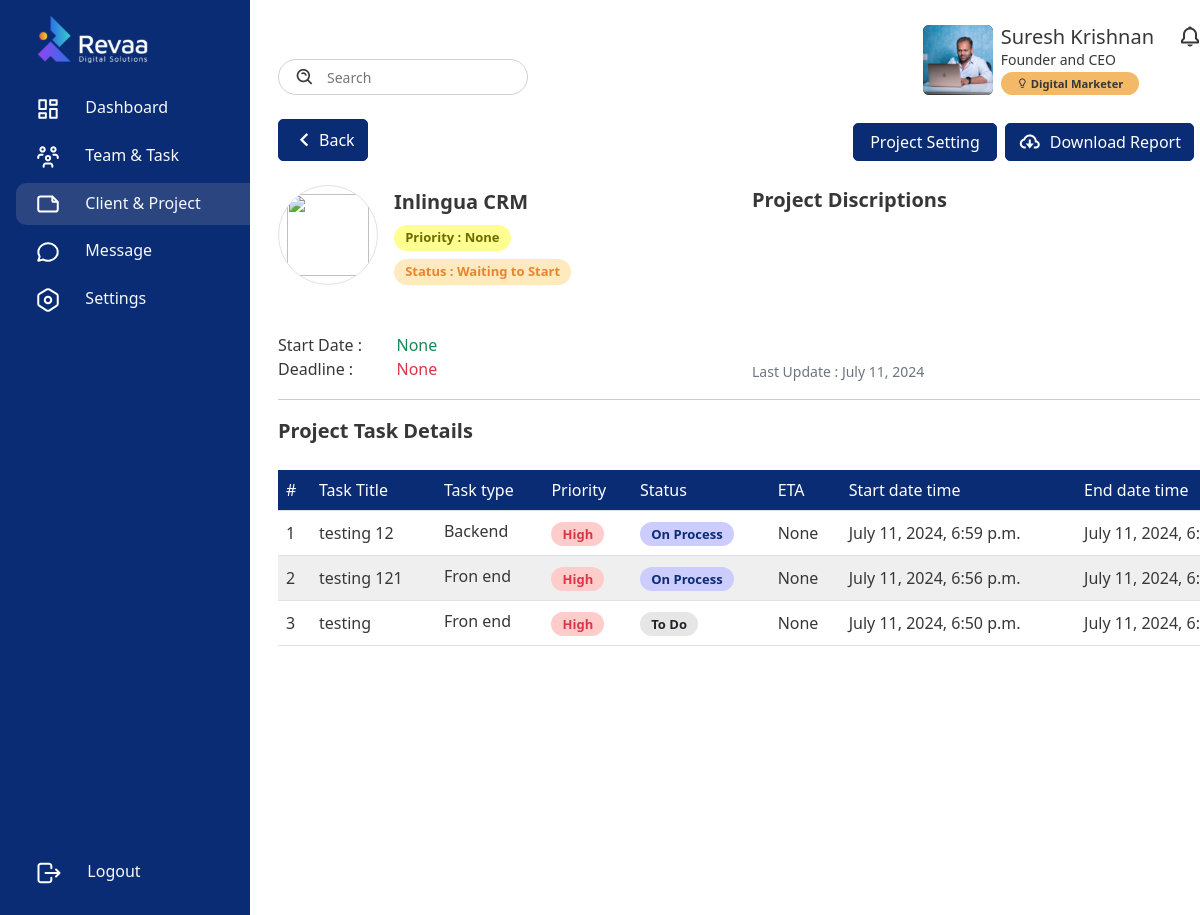
Page /project/5/ (signed in) on the earlier database version.
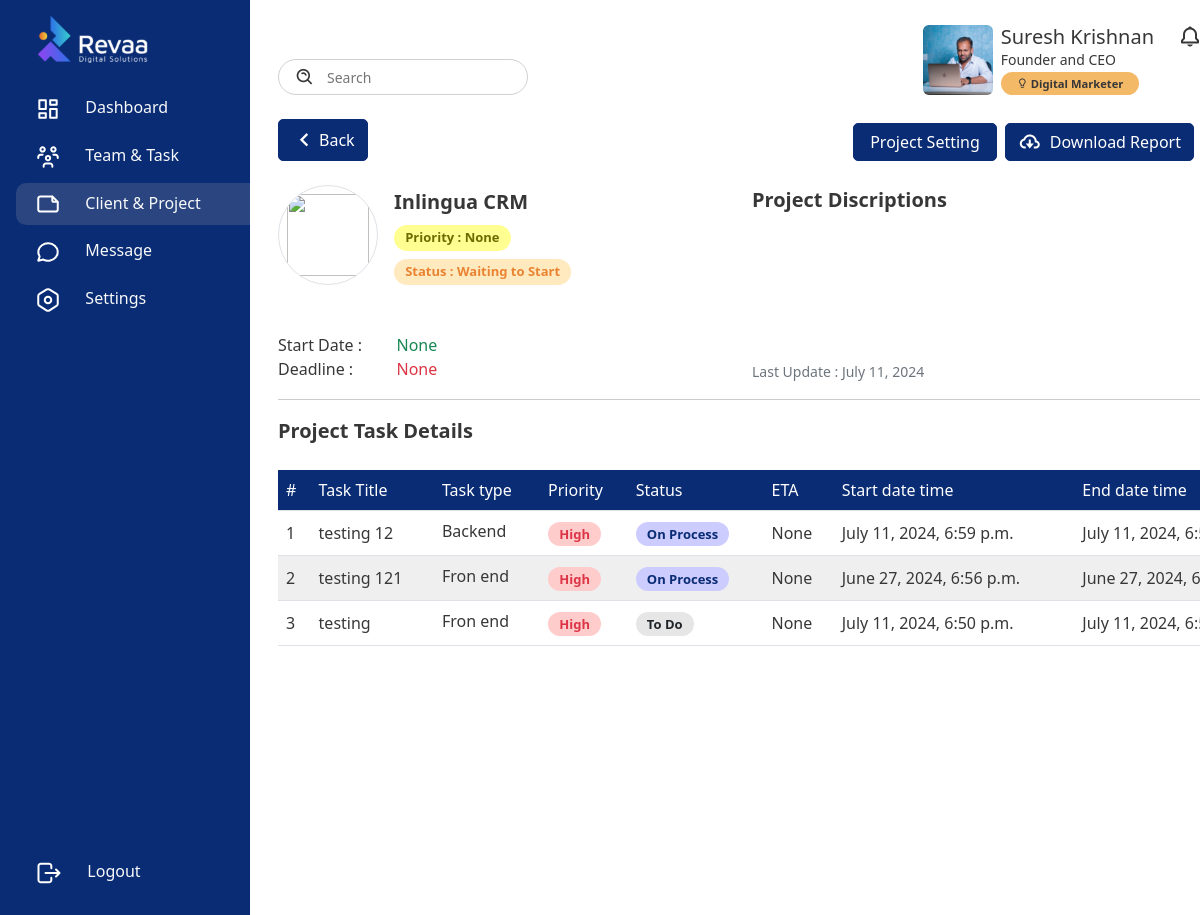
Same page on the later database version.
### frontend/models.py (models this page shows, shortened)
class TaskSheet(models.Model):
    HIGH = 'High'
    MEDIUM = 'Medium'
    LOW = 'Low'
    PRIORITY_CHOICES = [
        (HIGH, 'High'),
        (MEDIUM, 'Medium'),
        (LOW, 'Low'),
    ]
    client = models.ForeignKey(customersTable, on_delete=models.SET_NULL, null=True, blank=True)
    title = models.CharField(max_length=250)
    description = models.TextField(max_length=1000)
    task_type = models.ForeignKey(Type, on_delete=models.CASCADE)
    priority = models.CharField(choices=PRIORITY_CHOICES, max_length=10, null=True, blank=True)
    status = models.ForeignKey(status, on_delete=models.CASCADE)
    start_date_time = models.DateTimeField(null=True, blank=True)
    ETA = models.IntegerField(null=True, blank=True) # Estimated Time of Arrival in minutes/hours/days (specify unit in a comment)
    end_date_time = models.DateTimeField(null=True, blank=True)
    project = models.ForeignKey(Project, on_delete=models.CASCADE)
    assigned_to = models.ForeignKey(EmployeeDetail, related_name='tasks_assigned_to', on_delete=models.CASCADE)
    assigned_from = models.ForeignKey(EmployeeDetail, related_name='tasks_assigned_from', on_delete=models.CASCADE)
    attachment = models.FileField(upload_to=attachment_upload_to, blank=True, null=True)
    hold = models.BooleanField(default=False)
    note_start_time = models.DateTimeField(null=True, blank=True)
    note_end_time = models.DateTimeField(null=True, blank=True)

class Type(models.Model):
    NONE = 'None'
    GRAY = 'Gray'
    BLUE = 'Blue'
    GREEN = 'Green'
    YELLOW = 'Yellow'
    ORANGE = 'Orange'
    RED = 'Red'
    PINK = 'Pink'
    PURPLE = 'Purple'
    COLOR = [
        (NONE, 'None'),
        (GRAY, 'Gray'),
        (BLUE, 'Blue'),
        (GREEN, 'Green'),
        (YELLOW, 'Yellow'),
        (ORANGE, 'Orange'),
        (RED, 'Red'),
        (PINK, 'Pink'),
        (PURPLE, 'Purple'),
    ]
    name = models.CharField(max_length=255)
    color = models.CharField(choices=COLOR, max_length=16, null=True, blank=True)
    project = models.ForeignKey(Project, on_delete=models.CASCADE, related_name='type_project')
    def __str__(self):
        return self.name

class status(models.Model):
    NONE = 'None'
    GRAY = 'Gray'
    BLUE = 'Blue'
    GREEN = 'Green'
    YELLOW = 'Yellow'
    ORANGE = 'Orange'
    RED = 'Red'
    PINK = 'Pink'
    PURPLE = 'Purple'
    COLOR = [
        (NONE, 'None'),
        (GRAY, 'Gray'),
        (BLUE, 'Blue'),
        (GREEN, 'Green'),
        (YELLOW, 'Yellow'),
        (ORANGE, 'Orange'),
        (RED, 'Red'),
        (PINK, 'Pink'),
        (PURPLE, 'Purple'),
    ]
    name = models.CharField(max_length=255)
    description = models.TextField()
    color = models.CharField(choices=COLOR, max_length=16, null=True, blank=True)
    project = models.ForeignKey(Project, on_delete=models.CASCADE, related_name='status_project')
    def __str__(self):
        return self.name

### frontend/functions/project.py (the view)
# urls.py: path('project/<int:pk>/', project.singleprojectopen, name='singleprojectopen'),
@login_required(login_url='login')
def singleprojectopen(request, pk):
    project = Project.objects.get(pk=pk)
    tasks = TaskSheet.objects.filter(project =project)[::-1]
    statuses = [status for status, _ in Project.STATUS_CHOICES]
    prioritis = [priority for priority, _ in Project.PRIORITY_CHOICES]
    context = {
        'Project': 'active',
        'project': project,
        'tasks':tasks,
        'statuses':statuses,
        'prioritis':prioritis,
    }
    return render(request, 'tmt-tool/singleprojectopen.html', context)

### frontend/models.py (called while the page is built)
    def __str__(self):
        return self.name

### templates/tmt-tool/singleprojectopen.html (shortened to what the changed rows need)
{% extends 'base.html' %}
{% load static %}
{% block container %}
<div class="d-flex">
    <div class="content w-100">
        <div class="container mt-4">
            <section class="task-section" style="overflow-y: auto;">
                <div style="width: 77vw; overflow-x: auto;">
                    <table class="table align-middle mb-0 mt-3" style="width: 110vw;">
                        <thead class="bg-primary">
                            <tr>
                                <td class="text-white">#</td>
                                <td class="text-white">Task Title</td>
                                <td class="text-white">Task type</td>
                                <td class="text-white">Priority</td>
                                <td class="text-white">Status</td>
                                <td class="text-white">ETA</td>
                                <td class="text-white">Start date time</td>
                                <td class="text-white">End date time</td>
                            </tr>
                        </thead>
                        <tbody>
                            {% if tasks %}
                            {% for task in tasks %}
                            <tr  class="{% if forloop.counter|divisibleby:2 == True %}bg-gray{% endif %}">
                                <td>{{forloop.counter}}</td>
                                <td>{{task.title}}</td>
                                <td> <p class="fw-normal mb-1">{{task.task_type}}</p></td>
                                <td> <span class="badge
                                {% if task.priority == 'Low' %}
                                cs-alert-primary
                                {% elif task.priority == 'Medium' %}
                                cs-alert-orange
                                {% elif task.priority == 'High' %}
                                cs-alert-danger
                                {% else %}
                                cs-alert-yellow
                                {% endif %}
                                rounded-pill d-inline">{{task.priority}}</span></td>
                                <td> <span class="badge rounded-pill d-inline
                                    {% if task.status.color == 'None' %}
                                    border
                                    {% elif task.status.color == 'Gray' %}
                                    cs-alert-gray text-dark
                                    {% elif task.status.color == 'Blue' %}
                                    cs-alert-primary
                                    {% elif task.status.color == 'Green' %}
                                    cs-alert-green
                                    {% elif task.status.color == 'Yellow' %}
                                    cs-alert-yellow
                                    {% elif task.status.color == 'Orange' %}
                                    cs-alert-orange
                                    {% elif task.status.color == 'Red' %}
                                    cs-alert-danger
                                    {% elif task.status.color == 'Pink' %}
                                    cs-alert-pink
                                    {% elif task.status.color == 'Purple' %}
                                    cs-alert-purple
                                    {% endif %}
                                ">{{task.status}}</span></td>
                                <td>{{task.ETA}}</td>
                                <td>{{task.start_date_time}}</td>
                                <td>{{task.end_date_time}}</td>
                            </tr>
                            {% endfor %}
                            {% else %}
                            <tr class="">
                                <td colspan="7" class="text-center">No tasks available</td>
                            </tr>
                            {% endif %}
                        </tbody>
                    </table>
                </div>
            </section>
        </div>
    </div>
</div>
{% endblock %}

Differences in the rows shown:
changed TaskSheet "testing 121": start_date_time "July 11, 2024, 6:56 p.m." → "June 27, 2024, 6:56 p.m."; end_date_time "July 11, 2024,…" → "June 27, 2024,…"
